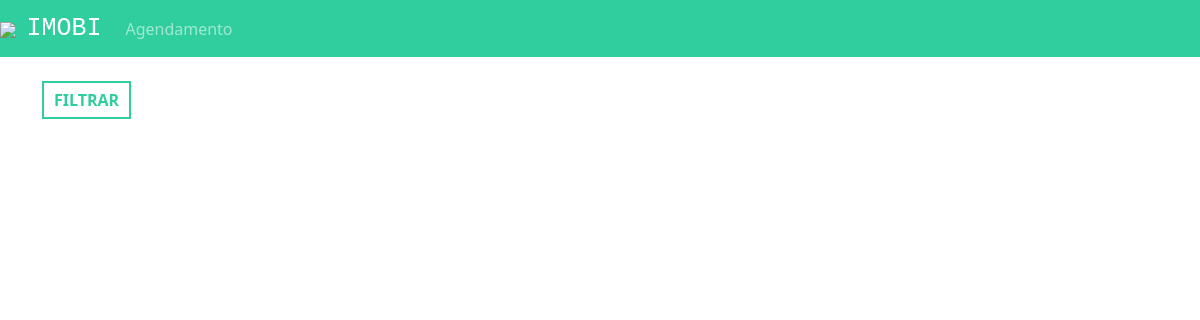
Before: / (signed in) with the older database file.
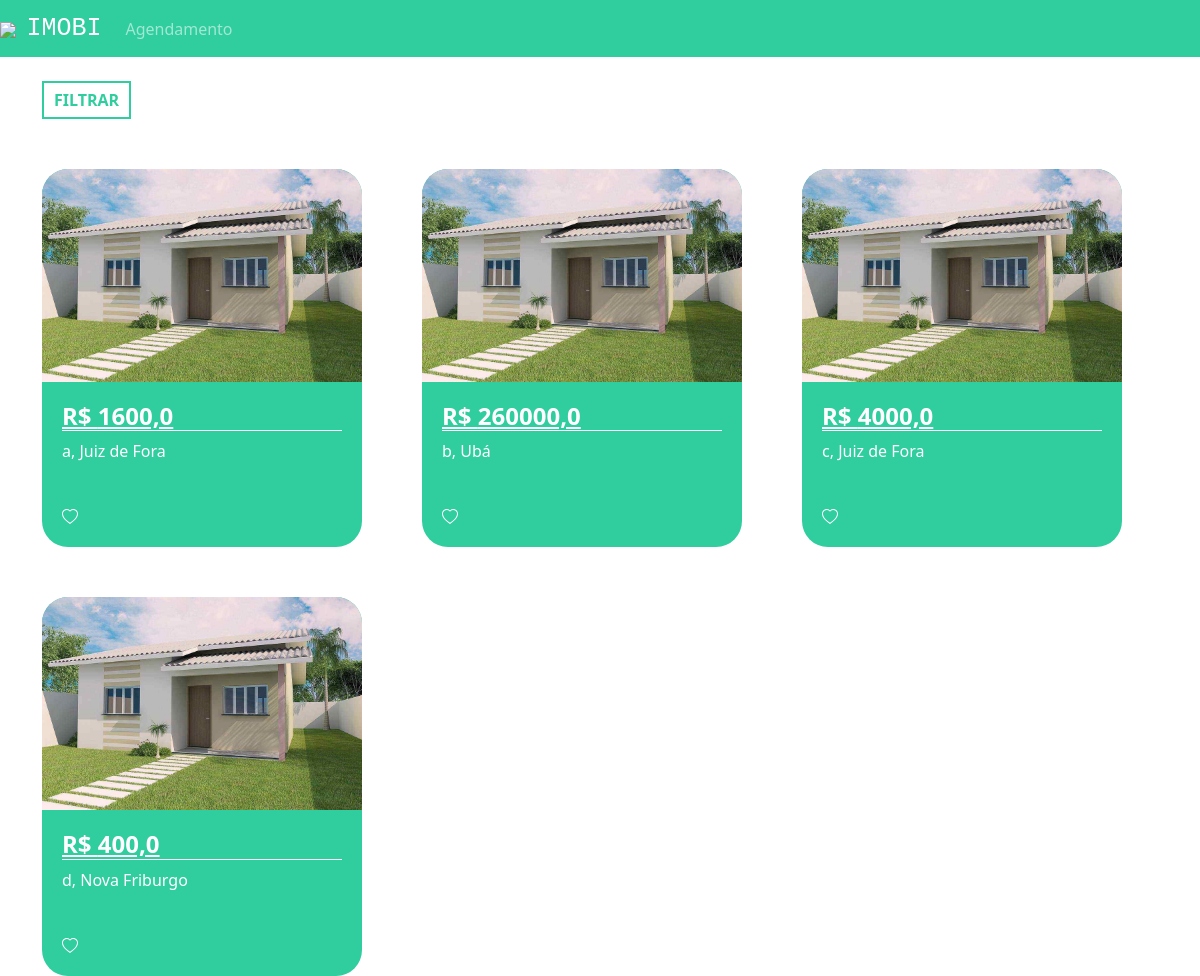
After: the same page with the newer database file.
### plataforma/models.py (models this page shows, shortened)
class Imovel(models.Model):
    choices = (('V', 'Venda'),
    ('A', 'Aluguel'))
    choices_imovel = (('A', 'Apartamento'),
    ('C', 'Casa'))
    imagens = models.ManyToManyField(Imagem)
    valor = models.FloatField()
    quartos = models.IntegerField()
    tamanho = models.FloatField()
    cidade = models.ForeignKey(Cidade, on_delete=models.DO_NOTHING)
    rua = models.CharField(max_length=50)
    tipo = models.CharField(max_length=1, choices=choices)
    tipo_imovel = models.CharField(max_length=1, choices=choices_imovel)
    numero = models.IntegerField()
    descricao = models.TextField()
    dias_visita = models.ManyToManyField(DiasVisita)
    horarios = models.ManyToManyField(Horario)

class Imagem(models.Model):
    img = models.ImageField(upload_to='img')

class Cidade(models.Model):
    nome = models.CharField(max_length=30)
    def __str__(self) -> str:
      return self.nome

### plataforma/views.py (the view)
# urls.py: 2. Add a URL to urlpatterns:  path('', views.home, name='home')
@login_required(login_url="/auth/logar")
def home(request):
    preco_minimo = request.GET.get('preco_minimo')
    preco_maximo = request.GET.get('preco_maximo')
    cidade = request.GET.get('cidade')
    tipo = request.GET.getlist('tipo')
    cidades = Cidade.objects.all()
    if preco_minimo or preco_maximo or cidade or tipo:
        if not preco_minimo:
            preco_minimo = 0
        if not preco_maximo:
            preco_maximo = 999999999
        if not tipo:
            tipo = ['A', 'C']
        imoveis = Imovel.objects.filter(valor__gte=preco_minimo)\
        .filter(valor__lte=preco_maximo)\
        .filter(tipo_imovel__in=tipo).filter(cidade=cidade)
    else:
        imoveis = Imovel.objects.all()
    return render(request, 'home.html', {'imoveis': imoveis, 'cidades': cidades})

### plataforma/templates/home.html (shortened to what this page needs)
{% extends 'base.html' %}
{% load static %}
{% block 'head' %}
<link rel="stylesheet" href="{% static 'plataforma/css/home.css' %}">
{% endblock %}
{% block 'body' %}
<div class="container">
    <br>
    <button type="button" class="btn_filtrar" data-toggle="modal" data-target="#exampleModal">
        FILTRAR
    </button>
    <div class="row">
        {% for imovel in imoveis %}
        <div class="col-md cont">
            <div class="card_imovel">
                <img class="img_capa_imovel" src="{{imovel.imagens.all.0.img.url}}">
                <div class="informacoes_imoveis">
                    <a class="a_none" href="/imovel/{{imovel.id}}">
                        <h4 class="valor">R$ {{imovel.valor}}</h4>
                    </a>
                    <p>{{imovel.rua}}, {{imovel.cidade}}</p>
                    <br>
                </div>
            </div>
        </div>
        {% endfor %}
    </div>
</div>
{% endblock %}

### templates/base.html (shortened to what this page needs)
{% load static %}
<!doctype html>
<html lang="pt-BR">
<head>
  {% block 'head' %}{% endblock %}
  <link href="https://cdn.jsdelivr.net/npm/bootstrap@5.1.3/dist/css/bootstrap.min.css" rel="stylesheet"
>
</head>
<body>
  {% if user.is_authenticated %}
  <nav class="navbar navbar-expand-lg navbar-dark bg_navbar">
    <a class="navbar-brand" href="{% url 'home' %}">
      <img width="40" src="{% static 'autenticacao/img/logo.png' %}">
      &nbsp<h3 class="font_logo">IMOBI</h3></a>
    <div class="collapse navbar-collapse" id="navbarNav">
      <ul class="navbar-nav">
        <li class="nav-item active">
          <a class="nav-link" href="{% url 'agendamentos' %}">Agendamento</a>
        </li>
      </ul>
    </div>
  </nav>
  {% endif %}
  {% block 'body' %}{% endblock %}
</body>
</html>

### templates/static/plataforma/css/home.css (style rules this page uses)
.bg_navbar { background-color: #30CD9E; }
.font_logo { font-family: 'Courier New', Courier, monospace; font-size: 25px; display: inline; }
.card_imovel { background-color: #30CD9E; width: 20rem; margin-top: 50px; border-radius: 26px; }
.img_capa_imovel { width: 100%; border-top-left-radius: 26px; border-top-right-radius: 26px; }
.informacoes_imoveis { padding: 20px; color: white; }
.valor { font-weight: bold; border-bottom: 1px solid white; }
.btn_filtrar { border: none; background-color: transparent; border: 2px solid #30CD9E; color: #30CD9E; padding: 5px 10px 5px 10px; font-weight: bold; }
.a_none { color: white; }

Changed rows visible on the page:
added Imovel: imagens.all.0.img (picture), valor "1600,0", rua "a", cidade "Juiz de Fora"
added Imovel: imagens.all.0.img (picture), valor "260000,0", rua "b", cidade "Ubá"
added Imovel: imagens.all.0.img (picture), valor "4000,0", rua "c", cidade "Juiz de Fora"
added Imovel: imagens.all.0.img (picture), valor "400,0", rua "d", cidade "Nova Friburgo"
